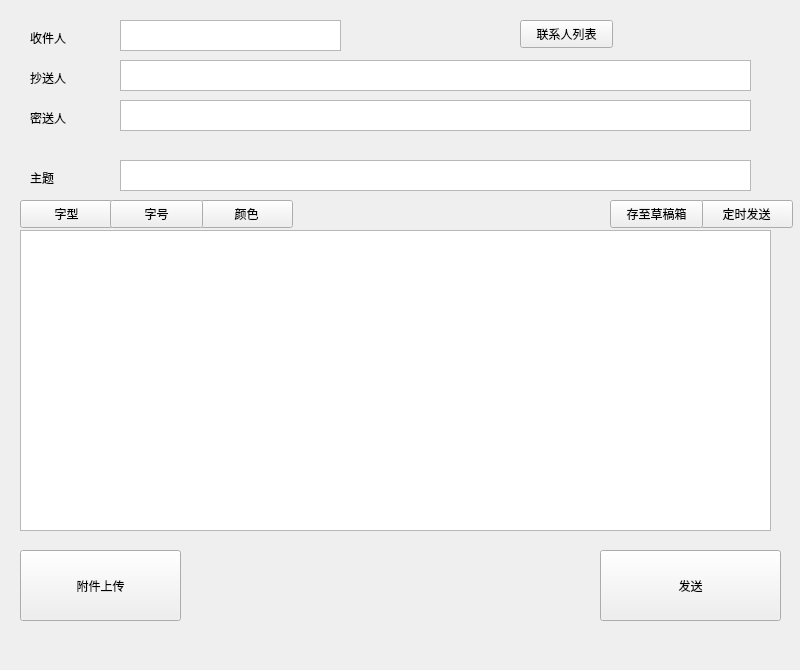
<?xml version="1.0" encoding="UTF-8"?>
<ui version="4.0">
 <class>WriteLetterWindow</class>
 <widget class="QMainWindow" name="WriteLetterWindow">
  <property name="geometry">
   <rect>
    <x>0</x>
    <y>0</y>
    <width>800</width>
    <height>670</height>
   </rect>
  </property>
  <property name="windowTitle">
   <string>MainWindow</string>
  </property>
  <widget class="QWidget" name="centralwidget">
   <widget class="QPushButton" name="Lsend">
    <property name="geometry">
     <rect>
      <x>600</x>
      <y>550</y>
      <width>181</width>
      <height>71</height>
     </rect>
    </property>
    <property name="text">
     <string>发送</string>
    </property>
   </widget>
   <widget class="QTextEdit" name="Lcontext">
    <property name="geometry">
     <rect>
      <x>20</x>
      <y>230</y>
      <width>751</width>
      <height>301</height>
     </rect>
    </property>
   </widget>
   <widget class="QPushButton" name="UPloadattach">
    <property name="geometry">
     <rect>
      <x>20</x>
      <y>550</y>
      <width>161</width>
      <height>71</height>
     </rect>
    </property>
    <property name="text">
     <string>附件上传</string>
    </property>
   </widget>
   <widget class="QTextEdit" name="Lreceiver">
    <property name="geometry">
     <rect>
      <x>120</x>
      <y>20</y>
      <width>221</width>
      <height>31</height>
     </rect>
    </property>
   </widget>
   <widget class="QLabel" name="Lreciver">
    <property name="geometry">
     <rect>
      <x>30</x>
      <y>30</y>
      <width>72</width>
      <height>15</height>
     </rect>
    </property>
    <property name="text">
     <string>收件人</string>
    </property>
   </widget>
   <widget class="QLabel" name="Ltheme">
    <property name="geometry">
     <rect>
      <x>30</x>
      <y>170</y>
      <width>72</width>
      <height>15</height>
     </rect>
    </property>
    <property name="text">
     <string>主题</string>
    </property>
   </widget>
   <widget class="QTextEdit" name="LthemInput">
    <property name="geometry">
     <rect>
      <x>120</x>
      <y>160</y>
      <width>631</width>
      <height>31</height>
     </rect>
    </property>
   </widget>
   <widget class="QPushButton" name="SetTimeLaunch">
    <property name="geometry">
     <rect>
      <x>700</x>
      <y>200</y>
      <width>93</width>
      <height>28</height>
     </rect>
    </property>
    <property name="text">
     <string>定时发送</string>
    </property>
   </widget>
   <widget class="QPushButton" name="SaveDraftButton">
    <property name="geometry">
     <rect>
      <x>610</x>
      <y>200</y>
      <width>93</width>
      <height>28</height>
     </rect>
    </property>
    <property name="text">
     <string>存至草稿箱</string>
    </property>
   </widget>
   <widget class="QPushButton" name="ReceiveListButton">
    <property name="geometry">
     <rect>
      <x>520</x>
      <y>20</y>
      <width>93</width>
      <height>28</height>
     </rect>
    </property>
    <property name="text">
     <string>联系人列表</string>
    </property>
   </widget>
   <widget class="QTextEdit" name="LreceivOther">
    <property name="geometry">
     <rect>
      <x>120</x>
      <y>60</y>
      <width>631</width>
      <height>31</height>
     </rect>
    </property>
   </widget>
   <widget class="QLabel" name="LreciverOther">
    <property name="geometry">
     <rect>
      <x>30</x>
      <y>70</y>
      <width>72</width>
      <height>15</height>
     </rect>
    </property>
    <property name="text">
     <string>抄送人</string>
    </property>
   </widget>
   <widget class="QTextEdit" name="LreceiverSecert">
    <property name="geometry">
     <rect>
      <x>120</x>
      <y>100</y>
      <width>631</width>
      <height>31</height>
     </rect>
    </property>
   </widget>
   <widget class="QLabel" name="LreciverSecert">
    <property name="geometry">
     <rect>
      <x>30</x>
      <y>110</y>
      <width>72</width>
      <height>15</height>
     </rect>
    </property>
    <property name="text">
     <string>密送人</string>
    </property>
   </widget>
   <widget class="QPushButton" name="Wcolor">
    <property name="geometry">
     <rect>
      <x>200</x>
      <y>200</y>
      <width>93</width>
      <height>28</height>
     </rect>
    </property>
    <property name="text">
     <string>颜色</string>
    </property>
   </widget>
   <widget class="QPushButton" name="Wtype">
    <property name="geometry">
     <rect>
      <x>20</x>
      <y>200</y>
      <width>93</width>
      <height>28</height>
     </rect>
    </property>
    <property name="text">
     <string>字型</string>
    </property>
   </widget>
   <widget class="QPushButton" name="Wsize">
    <property name="geometry">
     <rect>
      <x>110</x>
      <y>200</y>
      <width>93</width>
      <height>28</height>
     </rect>
    </property>
    <property name="text">
     <string>字号</string>
    </property>
   </widget>
  </widget>
 </widget>
 <resources/>
 <connections/>
</ui>
